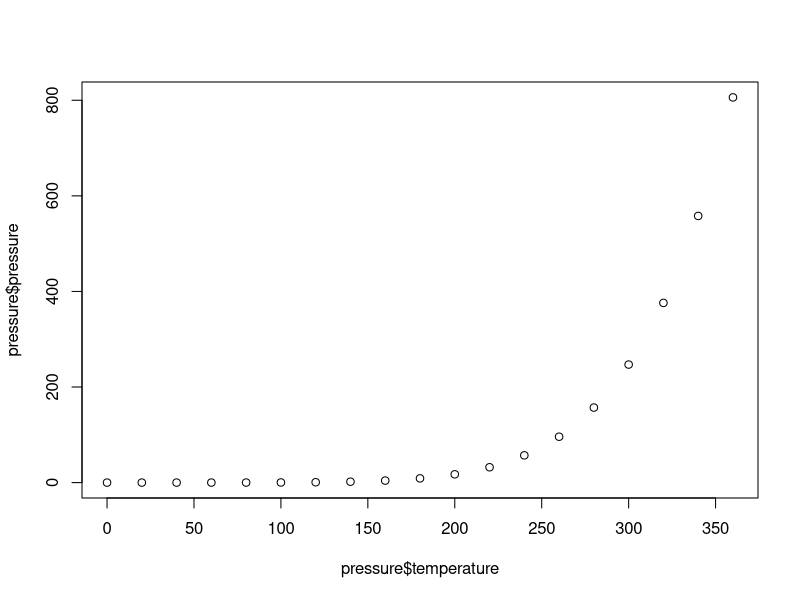
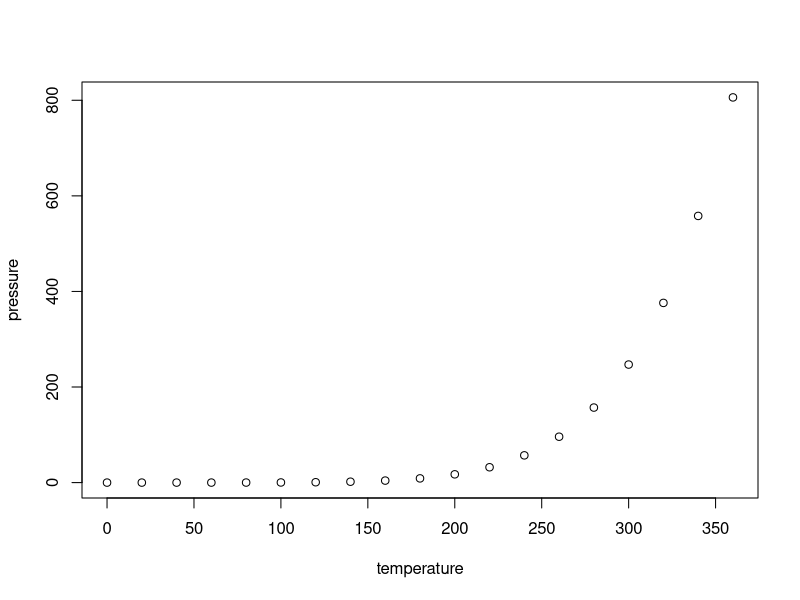
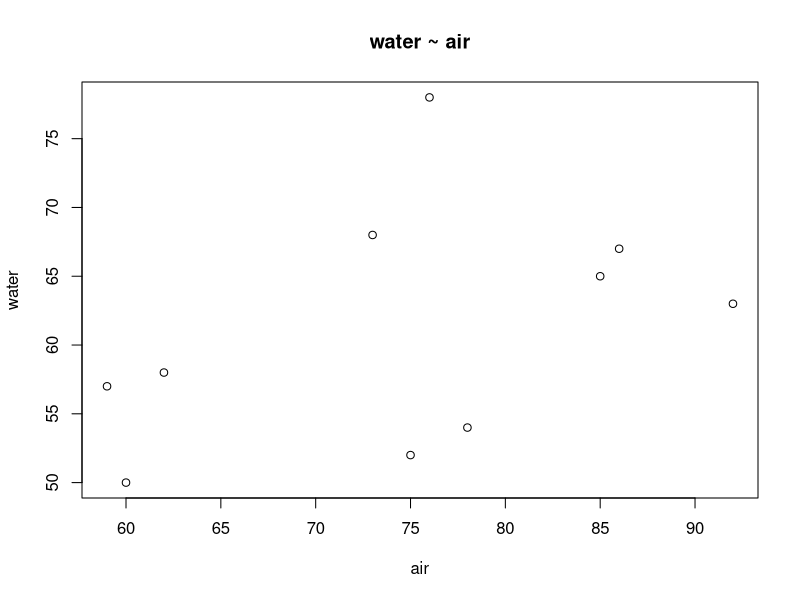
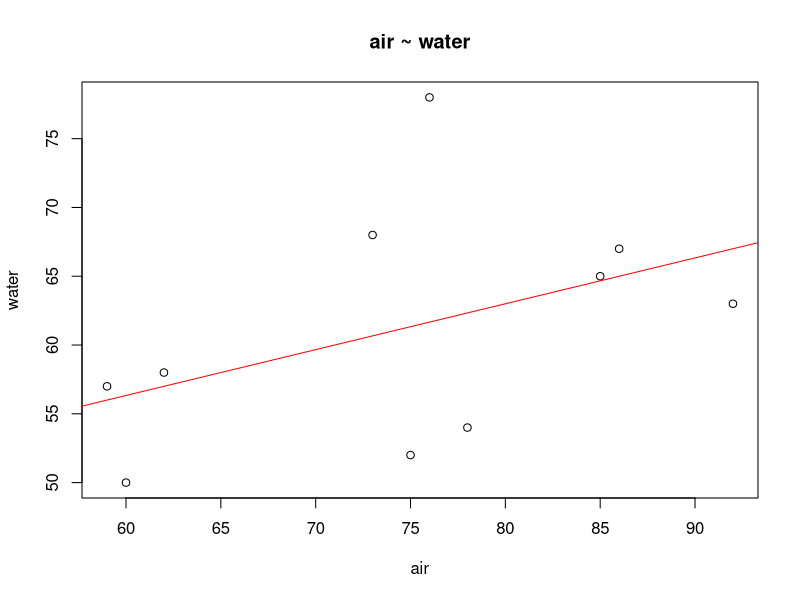
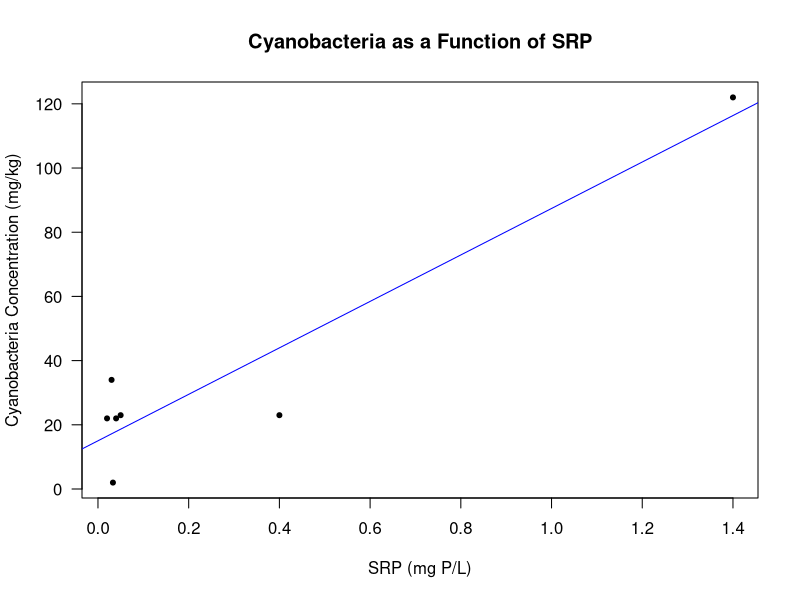
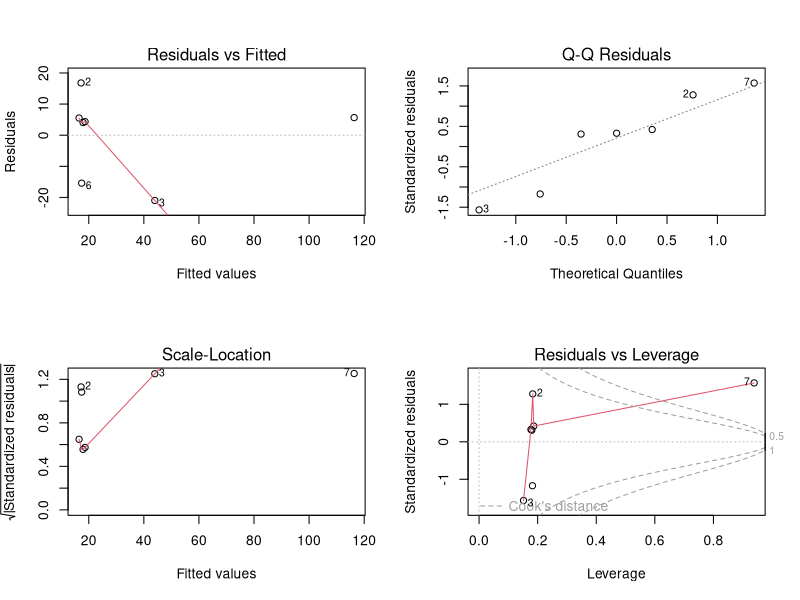
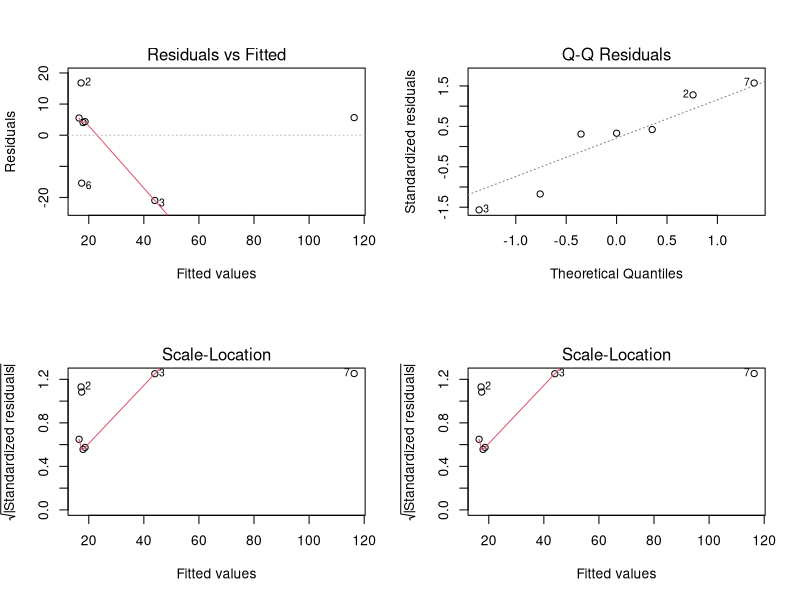
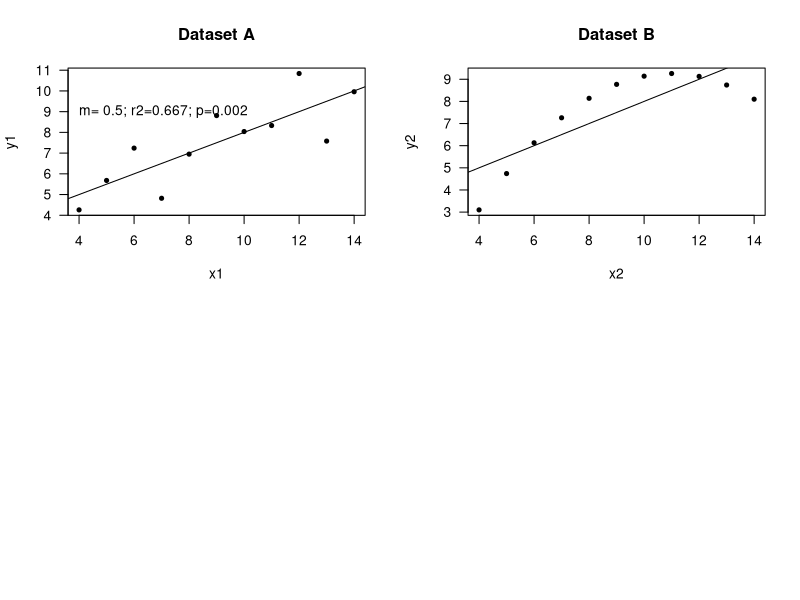

These charts were generated, in order, by the following R code: (Note: this script raises an error after producing the figures.)
## ---- chunk 1
knitr::opts_chunk$set(echo = TRUE)
## ---- chunk 2
knitr::include_graphics("https://github.com/marclos/beginnersluck/raw/master/Stats/EA30_Study_Guide/Calystegic_purpurata.jpg") 
## ---- chunk 3

knitr::include_graphics("https://github.com/marclos/beginnersluck/raw/master/Stats/EA30_Study_Guide/Rubus_ursinus.jpg") 
## ---- chunk 4
str(pressure)
## ---- chunk 5
plot(x=pressure$temperature, y=pressure$pressure) # Notice the data.frame is explicitly referenced and then the variable of interest after the dollar symbol.
## ---- chunk 6
plot(pressure ~ temperature, data=pressure) # in this case the data.frame is called by the "data=" argument.
## ---- chunk 7
knitr::include_graphics("https://github.com/marclos/beginnersluck/raw/master/Stats/EA30_Study_Guide/Calochortus_plummerae.jpg") 
## ---- chunk 8
water = c(50, 52, 65, 67, 68, 78, 54, 63, 57, 58)
air = c(60, 75, 85, 86, 73, 76, 78, 92, 59,62)
## ---- chunk 9
plot(x=air, y=water, main="water ~ air")  

## ---- chunk 10
airwater.lm <- lm(formula = water ~ air)

## ---- chunk 11
plot(x=air, y=water, main="air ~ water") 
abline(coef(airwater.lm), col='red')
## ---- chunk 12
summary(airwater.lm)
## ---- chunk 13
knitr::include_graphics("https://github.com/marclos/beginnersluck/raw/master/Stats/EA30_Study_Guide/Phacelia_ramosissima.jpg") 
## ---- chunk 14
SRP <- c(.02, .03, 0.4, 0.04, .05, 0.033, 1.4)
cyano<- c(22, 34, 23, 22, 23, 2, 122)

## ---- chunk 15
HAB.lm = lm(cyano ~ SRP)
HAB.lm 
## ---- chunk 16
summary(HAB.lm)
## ---- chunk 17
plot(cyano ~ SRP, las=1, main="Cyanobacteria as a Function of SRP", pch=20, ylab="Cyanobacteria Concentration (mg/kg)", xlab="SRP (mg P/L)")
abline(HAB.lm, col="blue")
## ---- chunk 18
par(mfrow=c(2,2)) 
## mfrow allows you to creat a number of plot in one graph, you have to provide a vector of the number of rows and number of columns 
##the par() function creates multiple plots at one
##Allows you to plot multiple points, the mfrow function allows you to split the screen into panels (basically split your screen)
plot(HAB.lm)

## plot(HAB.lm) is plot diagnostics 


## ---- chunk 19
plot(HAB.lm, which=1)
## ---- chunk 20
plot(HAB.lm, which=2)
## ---- chunk 21
plot(HAB.lm, which=3)
## ---- chunk 22
plot(HAB.lm, which=3)
## ---- chunk 23
Anscombe = as.data.frame(
  matrix(c(
    1, 10, 10, 10, 8, 8.04, 9.14, 7.46, 6.58, 
    2, 8, 8, 8, 8, 6.95, 8.14, 6.77, 5.76,
    3, 13, 13, 13, 8, 7.58, 8.74, 12.74, 7.71,
    4,  9, 9, 9, 8, 8.81, 8.77, 7.11, 8.84,
    5, 11, 11, 11, 8, 8.33, 9.26, 7.81, 8.47,
    6, 14, 14, 14, 8, 9.96, 8.10, 8.84, 7.04,
    7,  6, 6, 6, 8, 7.24, 6.13, 6.08, 5.25,
    8,  4, 4, 4, 19, 4.26, 3.10, 5.39, 12.50,
    9, 12, 12, 12, 8, 10.84, 9.13, 8.15, 5.56,
    10, 7, 7, 7, 8, 4.82, 7.26, 6.42, 7.91,
    11, 5, 5, 5, 8, 5.68, 4.74, 5.73, 6.89), 
    nrow=11,  byrow=TRUE))


names(Anscombe) = c("Obs.", "x1", "x2", "x3", "x4", "y1", "y2", "y3", "y4")
str(Anscombe)

## ---- chunk 24
par(mfrow=c(2,2), las=1)
plot(y1 ~ x1, Anscombe, main="Dataset A", pch=20)
  A.lm = lm(y1 ~ x1, Anscombe); abline(coef(A.lm)); 
    f <- summary(A.lm)$fstatistic
    p <- round(pf(f[1],f[2],f[3],lower.tail=F),3)
  lm.sum = summary(A.lm); str(lm.sum)
  sum <- paste0("m= ", round(coef(A.lm)[2], 1), "; r2=", round(lm.sum$r.squared, 3), "; p=", p); sum
  text(4, 9, sum, adj=0)
plot(y2 ~ x2, Anscombe, main="Dataset B", pch=20)
  B.lm = lm(y2 ~ x2, Anscombe); abline(coef(B.lm))
      f <- summary(C.lm)$fstatistic
    p <- round(pf(f[1],f[2],f[3],lower.tail=F),3)
  lm.sum = summary(C.lm); str(lm.sum)
  sum <- paste0("m= ", round(coef(B.lm)[2], 1), "; r2=", round(lm.sum$r.squared, 3), "; p=", p); sum
  text(4, 9, sum, adj=0)

plot(y3 ~ x3, Anscombe, main="Dataset C", pch=20)
  C.lm = lm(y3 ~ x3, Anscombe); abline(coef(C.lm))
      f <- summary(C.lm)$fstatistic
    p <- round(pf(f[1],f[2],f[3],lower.tail=F),3)
  lm.sum = summary(C.lm); str(lm.sum)
  sum <- paste0("m= ", round(coef(C.lm)[2], 1), "; r2=", round(lm.sum$r.squared, 3), "; p=", p); sum
  text(4, 9, sum, adj=0)

plot(y4 ~ x4, Anscombe, main="Dataset D", pch=20)
  D.lm = lm(y4 ~ x4, Anscombe); abline(coef(D.lm))
    f <- summary(D.lm)$fstatistic
    p <- round(pf(f[1],f[2],f[3],lower.tail=F),3)
  lm.sum = summary(D.lm); str(lm.sum)
  sum <- paste0("m= ", round(coef(D.lm)[2], 1), "; r2=", round(lm.sum$r.squared, 3), "; p=", p); sum
  text(8, 9, sum, adj=0)
## ---- chunk 25
par(mfrow=c(2,2))
plot(A.lm, which =1)  
plot(B.lm, which =1) 
plot(C.lm, which =1) 
plot(D.lm, which =1) 
## ---- chunk 26
par(mfrow=c(2,2))
plot(A.lm, which =2)  
plot(B.lm, which =2) 
plot(C.lm, which =2) 
plot(D.lm, which =2) 
## ---- chunk 27
par(mfrow=c(2,2))
plot(A.lm, which =3)  
plot(B.lm, which =3) 
plot(C.lm, which =3) 
plot(D.lm, which =3) 
## ---- chunk 28
par(mfrow=c(2,2))
plot(A.lm, which =5)  
plot(B.lm, which =5) 
plot(C.lm, which =5) 
plot(D.lm, which =5) 
## ---- chunk 29
knitr::include_graphics("https://github.com/marclos/beginnersluck/raw/master/Stats/EA30_Study_Guide/Eriogonum_inflatum.jpeg") 
## ---- chunk 30
Dose = c(0.0, 0.5, 1.0, 1.5, 2.0, 2.5, 3.0)
Survived = c(18, 19, 12, 5, 6, 2, 1)
Died = c(7, 6, 13, 20, 19, 23, 24)
## ---- chunk 31
Survived.1 = data.frame(Dose = rep(Dose, Survived), Result = 1)
Died.1 = data.frame(Dose = rep(Dose, Died), Result = 0)

Results.df = rbind(Survived.1, Died.1) # row bind 
str(Results.df)
Results.df <- Results.df[order(Results.df$Dose),] # re-ordered observations by Dose

## ---- chunk 32
table(Results.df)

## ---- chunk 33
# Results.df$Result <- as.factor(Results.df$Result)
Results.logit <- glm(Result ~ Dose, data = Results.df, family = "binomial")
## ---- chunk 34
summary(Results.logit)
## ---- chunk 35
# define new data frame that contains predictor variable
newdata <- data.frame(Dose=seq(min(Results.df$Dose), max(Results.df$Dose),len=100))

# use fitted model to predict values of vs
newdata$Result = predict(Results.logit, newdata, type="response")
## ---- chunk 36

# plot logistic regression curve
plot(Result ~ jitter(Dose), data=Results.df, col="steelblue", las=1)
lines(Result ~ Dose, newdata, lwd=2)

## ---- chunk 37
# R code not printed with "echo=FALSE"
mesocosm = rep(1:15, 10)
treatment = c(rep("Control", 50), rep("LD", 50), rep("HD", 50))
day = rep(1, times=10 )
set.seed(334)
results = round(c(rnorm(50, 34, 8), rnorm(50, 33, 8), rnorm(50, 31, 8)), 1)
Mussel = data.frame(Mesocosm = mesocosm, Treatment = treatment, Day=day, Results=results)
## ---- chunk 38
head(Mussel)
## ---- chunk 39
par(mfrow=c(1,3))
hist(Mussel$Results[Mussel$Treatment=="Control"])
hist(Mussel$Results[Mussel$Treatment=="LD"])
hist(Mussel$Results[Mussel$Treatment=="HD"])

## ---- chunk 40
Mussel.aov <- aov(results ~ treatment, data=Mussel)
## ---- chunk 41
summary(Mussel.aov)
## ---- chunk 42
set.seed(334)
results = round(c(rnorm(50, 37, 8), rnorm(50, 33, 8), rnorm(50, 31, 8)), 1)
Mussel2 = data.frame(Mesocosm = mesocosm, Treatment = treatment, Day=day, Results=results)
summary(aov(aov(results ~ treatment, data=Mussel2)))
## ---- chunk 43
set.seed(334)
results = round(c(rnorm(50, 34, 4), rnorm(50, 33, 4), rnorm(50, 31, 4)), 1)
Mussel3 = data.frame(Mesocosm = mesocosm, Treatment = treatment, Day=day, Results=results)
summary(aov(aov(results ~ treatment, data=Mussel3)))
## ---- chunk 44
newresults = seq(min(Mussel$Results), max(Mussel$Results), length=500)
plot(newresults, dnorm(newresults, mean=mean(Mussel$Results[Mussel$Treatment=="Control"])), ty="l", xlim=c(25,40), col="darkgreen", lwd=1.4)
lines(newresults, dnorm(newresults, mean=mean(Mussel$Results[Mussel$Treatment=="LD"])), ty="l", col="darkred", lwd=1.4)
lines(newresults, dnorm(newresults, mean=mean(Mussel$Results[Mussel$Treatment=="HD"])), ty="l", col="purple", lwd=1.4)

## ---- chunk 45
knitr::include_graphics("https://github.com/marclos/beginnersluck/raw/master/Stats/EA30_Study_Guide/type-i-ii-error.jpg") 
## ---- chunk 46
groupmeans <- c(550, 598, 598, 646)
n <- c(seq(2,10,by=1),seq(12,20,by=2),seq(25,50,by=5))
groups = 4
              n = NA
    between.var = 1536
     within.var = 6400
      sig.level = 0.05
      power = .823
p <- power.anova.test(groups = length(groupmeans), 
between.var = var(groupmeans), within.var = 6400, 
power=0.823,sig.level=0.05,n=NULL)
p
## ---- chunk 47

groupmeans <- c(550, 598, 598, 646)
between.var = var(groupmeans)
within.var = 6400
sig.level = 0.05

n <- c(seq(2,10,by=1),seq(12,20,by=2),seq(25,50,by=5))

# power = null
p <- power.anova.test(groups = length(groupmeans), 
      between.var = var(groupmeans), 
      within.var = 6400, 
      n = n, power= NULL,
      sig.level=0.05)
p

plot(n, p$power)
## ---- chunk 48
knitr::include_graphics("https://github.com/marclos/beginnersluck/raw/master/Stats/EA30_Study_Guide/Marah_fabaceus.jpg") 
## ---- chunk 49
HAB.tab = c(20, 15, 98, 223)
sum(HAB.tab)
dim(HAB.tab) = c(2,2)
dimnames(HAB.tab) = list(c("Non-HAB", "HAB"), c("No Hospitalizations", "Hospitalizations"))

HAB.tab

# HAB.mat = matrix(HAB.tab, nrow=2)
## ---- chunk 50
table(HAB.tab)
## ---- chunk 51

chisq.test(HAB.tab)
## ---- chunk 52
(x <- c(1, 2, 3, 4, 5)) # create a vector of x values 
(y <- c(1, 2, 1.3, 3.75, 2.25)) #2.	create a vector of y-values 
regression.ex.df = data.frame(X=x, Y=y) #make a data frame… (don’t know the function)
par(las=1)
plot(y ~ x, data=regression.ex.df, pch=20)
regression.ex.lm = lm(y~x, data=regression.ex.df)
abline(coef(regression.ex.lm))
regression.ex.df$Residuals = as.vector(resid(regression.ex.lm))
regression.ex.df$Predicted = as.vector(predict(regression.ex.lm, newdata=data.frame(predicted = x)))
regression.ex.df$Color = c("red", "blue", "green", "yellow", "pink")
#lines.mat = mat()
#(xy.coords.ex = xy.coords(rep(x, times=2), c(regression.ex.df$Predicted, c(regression.ex.df$Predicted + regression.ex.df$Residuals))))
#xy.coords.ex[order(xy.coords.ex$x)]
for(i in 1:nrow(regression.ex.df)){
lines(c(regression.ex.df$X[i], regression.ex.df$X[i]), c(regression.ex.df$Predicted[i], c(regression.ex.df$Predicted[i] + regression.ex.df$Residuals[i])), col=regression.ex.df$Color[i], lwd=2)
}
#lines(x[1], regression.ex.df$Predicted[1], x, c(regression.ex.df$Predicted[1] + regression.ex.df$Residuals[1]), color=
